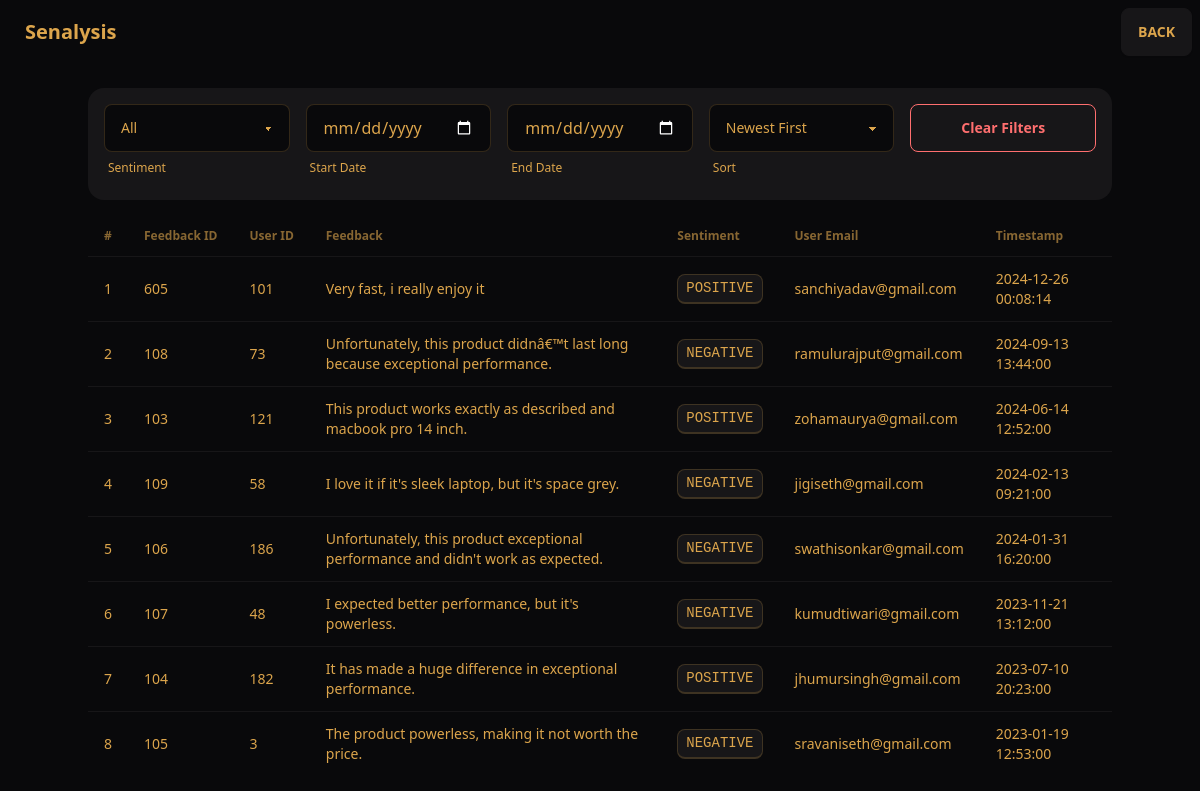
The app's page /feedbacks/16, older data.
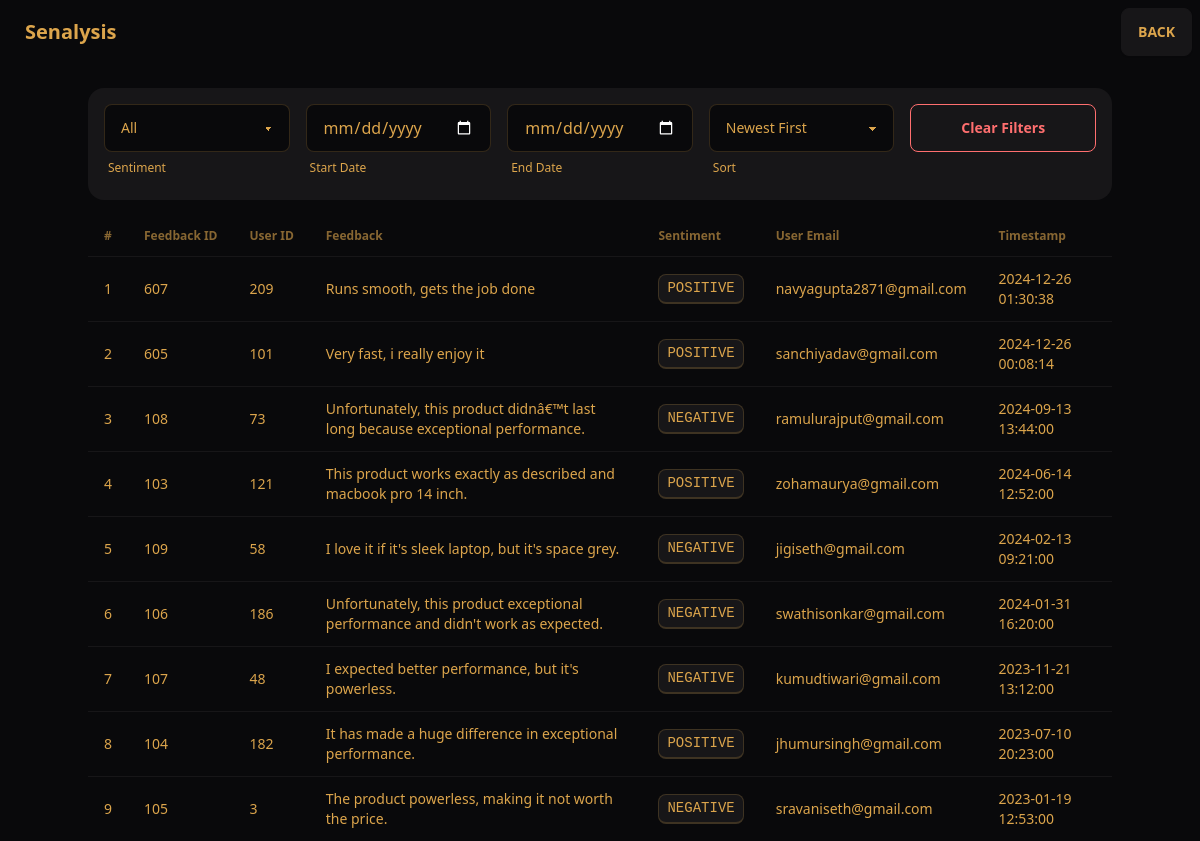
The same page, newer data.
### tables this page shows
CREATE TABLE "feedback" (
    fid INTEGER PRIMARY KEY AUTOINCREMENT,
    uid INTEGER,
    pid INTEGER,
    feedback TEXT,
    timestamp TEXT DEFAULT CURRENT_TIMESTAMP,
    sentiment TEXT,
    FOREIGN KEY (uid) REFERENCES users (uid),
    FOREIGN KEY (pid) REFERENCES products (pid)
);

CREATE TABLE users (
    uid INTEGER PRIMARY KEY AUTOINCREMENT,
    fname TEXT,
    lname TEXT,
    email TEXT,
    pwd TEXT,
    gender TEXT,
    height REAL,
    weight REAL,
    dob TEXT,
    state TEXT,
    city TEXT
);

### app.py (the view)
@app.route('/feedbacks/<pid>')
def feedbacks(pid):
    conn = get_db_connection()
    cursor = conn.cursor()
    cursor.execute("""
        SELECT f.fid, f.uid, f.feedback, f.sentiment, f.timestamp, u.email
        FROM feedback f
        JOIN users u ON f.uid = u.uid
        WHERE f.pid = ?
        ORDER BY f.timestamp DESC
    """, (pid,))
    feedbacks = cursor.fetchall()
    conn.close()
    return render_template('feedbacks.html', pid=pid, feedbacks=feedbacks)

### app.py (called while the page is built)
def get_db_connection():
    conn = sqlite3.connect(DATABASE)
    conn.row_factory = sqlite3.Row
    return conn

### templates/feedbacks.html (shortened to what this page needs)
{% extends "base.html" %}
{% block content %}
<div class="container mx-auto">
  <h2 class="text-2xl font-semibold text-center mb-6 bg-neutral text-white p-4 rounded-lg">
  </h2>
<div class="filters bg-base-200 p-4 rounded-box mb-4">
    <div class="grid grid-cols-5 gap-4">
      <div>
        <select id="sentiment-filter" class="select select-bordered w-full">
          <option value="all" selected>All</option>
        </select>
        <div class="label">
            <span class="label-text-alt">Sentiment</span>
          </div>
      </div>
      <div class="form-control w-full">
        <input id="start-date" type="date" class="input input-bordered w-full">
        <div class="label">
          <span class="label-text-alt">Start Date</span>
        </div>
      </div>
      <div class="form-control w-full">
        <input id="end-date" type="date" class="input input-bordered w-full">
        <div class="label">
          <span class="label-text-alt">End Date</span>
        </div>
      </div>
      <div>
        <select id="sort-order" class="select select-bordered w-full">
          <option value="desc" selected>Newest First</option>
        </select>
        <div class="label">
            <span class="label-text-alt">Sort</span>
          </div>
      </div>
      <div>
        <button id="clear-filters" class="btn btn-outline btn-error w-full">
          Clear Filters
        </button>
      </div>
    </div>
  </div>
  <table class="table w-full">
    <thead>
      <tr>
        <th>#</th>
        <th>Feedback ID</th>
        <th>User ID</th>
        <th>Feedback</th>
        <th>Sentiment</th>
        <th>User Email</th>
        <th>Timestamp</th>
      </tr>
    </thead>
    <tbody id="feedbacks-table">
      {% for feedback in feedbacks %}
      <tr>
        <td>{{ loop.index }}</td>
        <td>{{ feedback.fid }}</td>
        <td>{{ feedback.uid }}</td>
        <td>{{ feedback.feedback }}</td>
        <td>
          <kbd class="kbd">{{ feedback.sentiment }}</kbd>
        </td>
        <td>{{ feedback.email }}</td>
        <td>{{ feedback.timestamp }}</td>
      </tr>
      {% else %}
      <tr>
        <td colspan="7" class="text-center text-gray-600">
          No feedback submitted yet.
        </td>
      </tr>
      {% endfor %}
    </tbody>
  </table>
</div>
{% endblock %}

### templates/base.html (shortened to what this page needs)
<!DOCTYPE html>
<html lang="en">
  <head>
    <link
      href="https://cdn.jsdelivr.net/npm/daisyui@4.12.22/dist/full.min.css"
      rel="stylesheet"
      type="text/css"
    />
    <script src="https://cdn.tailwindcss.com"></script>
  </head>
  <body>
    <div class="navbar bg-base-100" style="position: absolute">
      <div class="navbar-start">
        <a class="btn btn-ghost text-xl" href="/">Senalysis</a>
      </div>
      <div class="navbar-end">
        <a class="btn" onclick="window.history.back()">BACK</a>
      </div>
    </div>
    {% block content %}{% endblock %}
  </body>
</html>

### templates/base.html (style rules this page uses)
:root { color-scheme: dark; --pc: 20% 0 0; --sc: 85.5163% 0.012821 261.069149; --ac: 87.3349% 0.010348 338.82597; --inc: 15.8122% 0.024356 237.133883; --suc: 15.6239% 0.038579 132.154381; --wac: 17.2255% 0.027305 102.89115; --erc: 14.3506% 0.035271 22.568916; --rounded-box: 1rem; --rounded-btn: 0.5rem; --rounded-badge: 1.9rem; --animation-btn: 0.25s; --animation-input: .2s; --btn-focus-scale: 0.95; --border-btn: 1px; --tab-border: 1px; --tab-radius: 0.5rem; --p: 100% 0 0; --s: 27.5815% 0.064106 261.069149; --a: 36.6744% 0.051741 338.82597; --n: 24.27% 0.057015 59.825019; --nc: 93.2033% 0.089631 90.861683; --b1: 14.0765% 0.004386 285.822869; --b2: 20.2191% 0.004211 308.22937; --b3: 29.8961% 0.003818 308.318612; --bc: 75.6879% 0.123666 76.890484; --in: 79.0612% 0.121778 237.133883; --su: 78.1197% 0.192894 132.154381; --wa: 86.1274% 0.136524 102.89115; --er: 71.7531% 0.176357 22.568916 }

Row changes from the older to the newer data that the page shows:
added feedback: fid "607", uid "209", feedback "Runs smooth, gets the job done", sentiment "POSITIVE", email "navyagupta2871@gmail.com", timestamp "2024-12-26 01:30:38"
